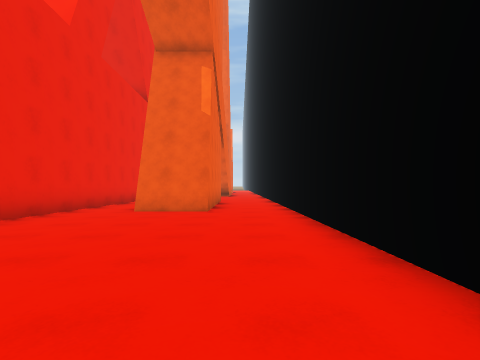
view 1 (above)

24 first-person views from a walk through a 3-D level made in the Unity game engine. The camera is 1.2 m above the floor, looks level and sees 85° across. The floor is counted in squares, 2 m on a side. Each view is taken from the middle of a square. On the plan, view 1 faces up. The plan holds only what a view shows up to about 9 squares ahead; the rest is blank. The place goes on beyond the plan. Surface patterns are stand-ins for the level's own textures.

view 2
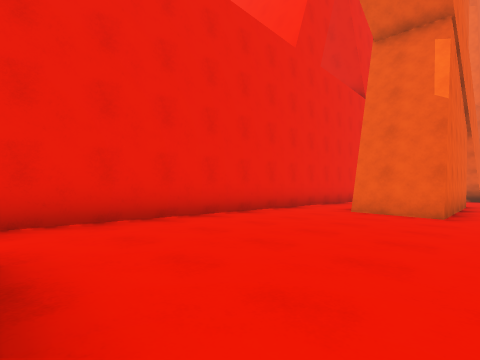

view 3
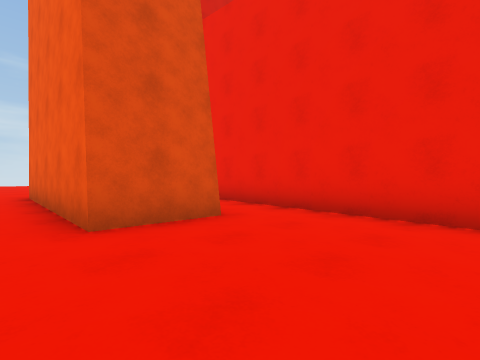

view 4
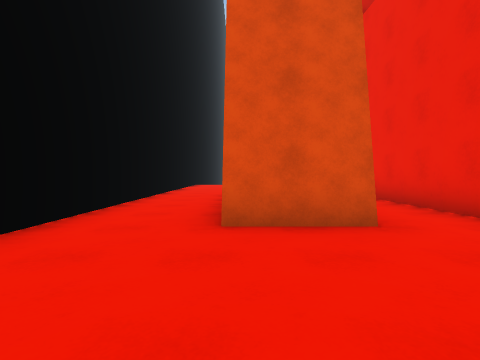

view 5
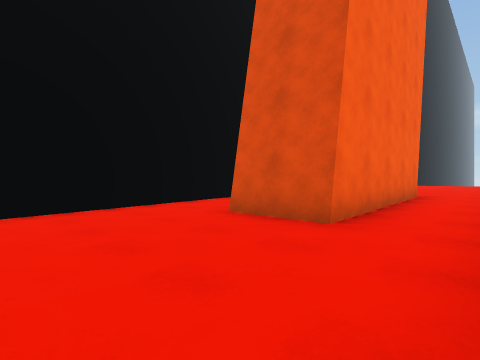

view 6
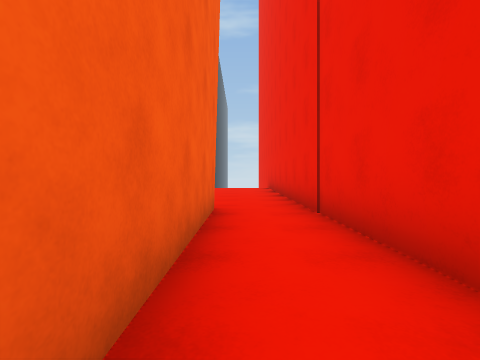

view 7
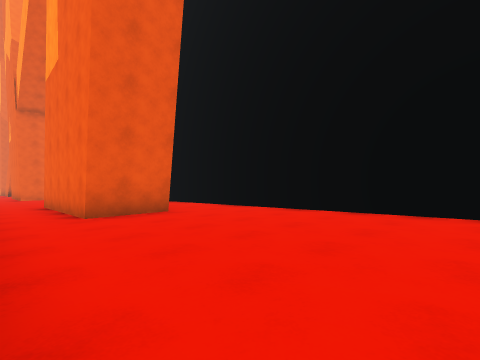

view 8
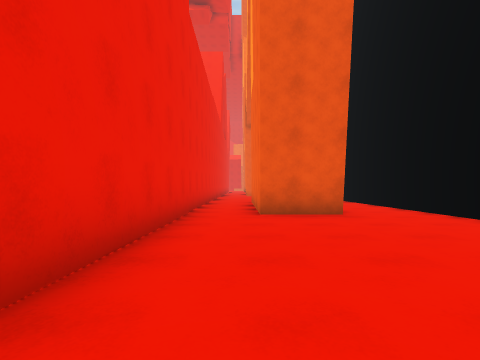

view 9
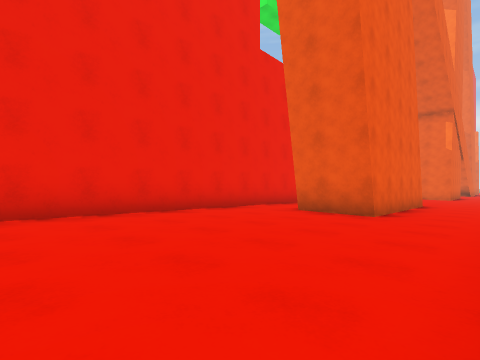

view 10
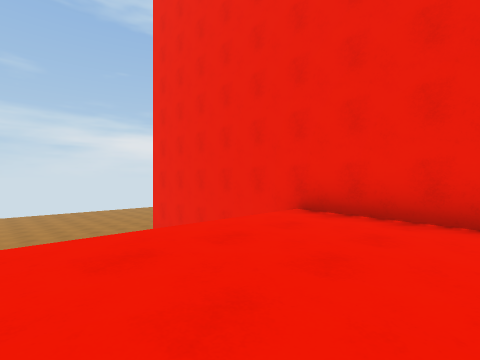

view 11
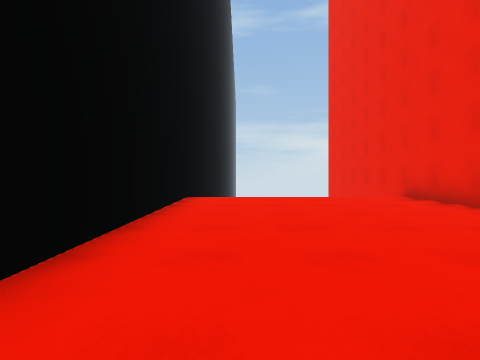

view 12
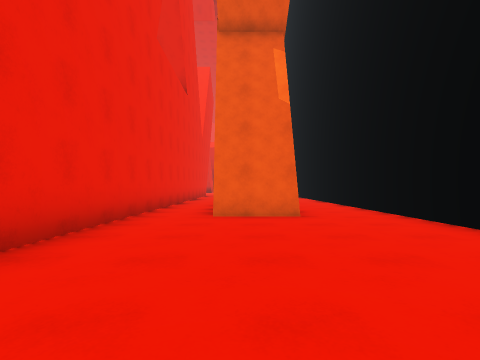

view 13
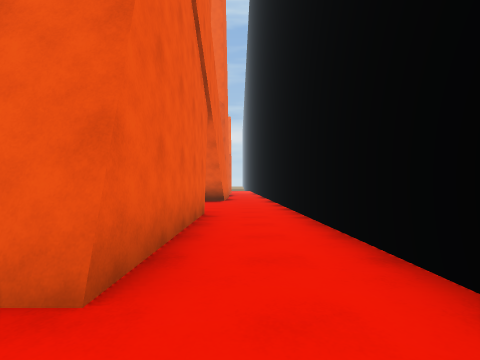

view 14
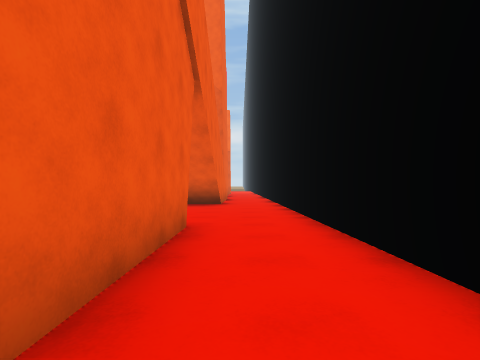

view 15
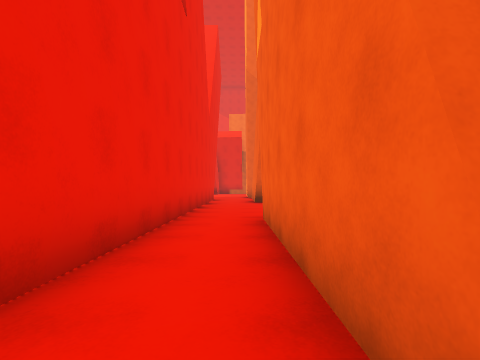

view 16
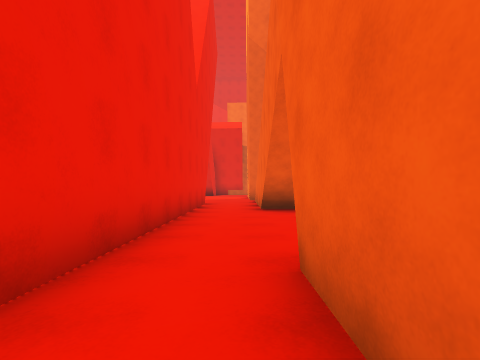

view 17
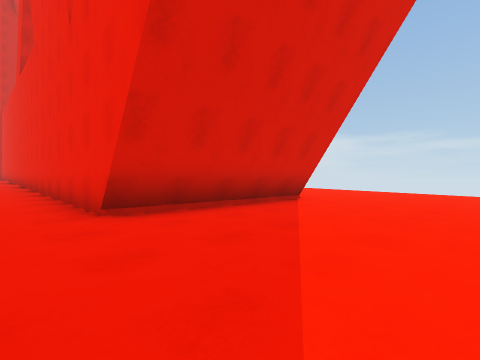

view 18
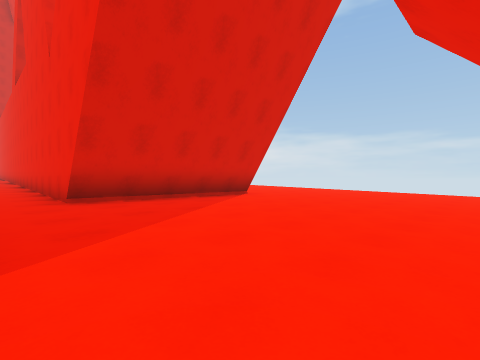

view 19
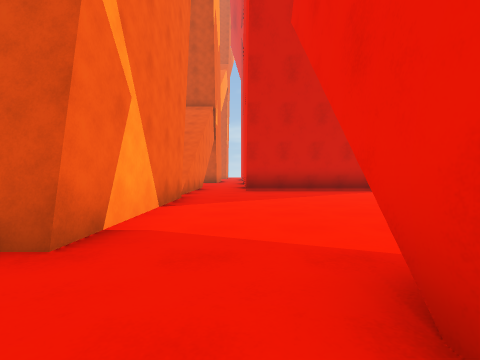

view 20
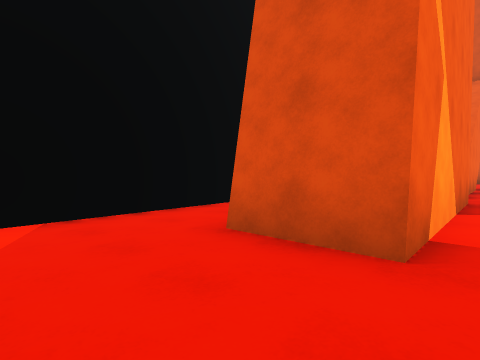

view 21
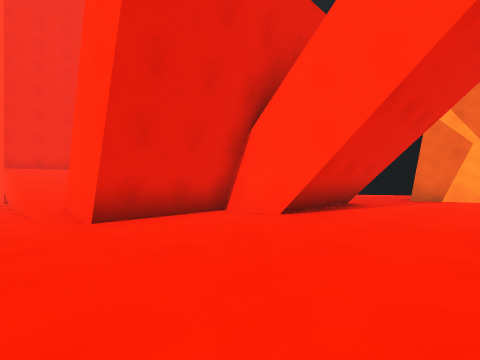

view 22
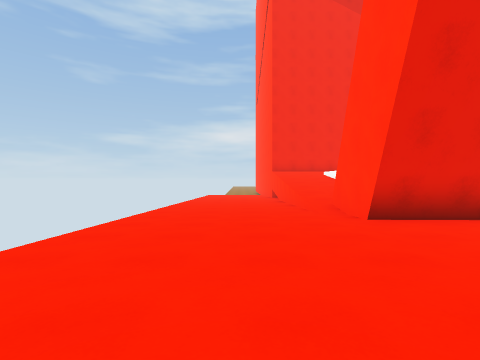

view 23
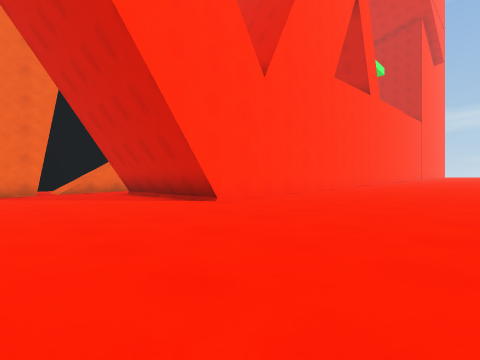

view 24
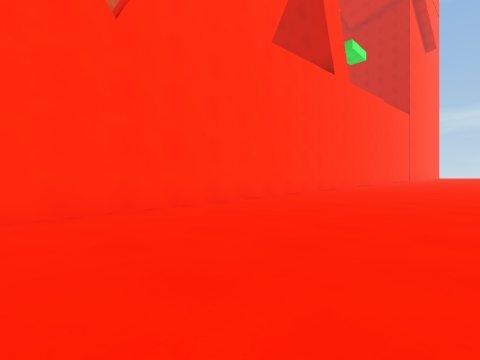

### Floor plan
Key: @ floor where view 1 was taken; # wall or solid block; . main floor; : floor 0.25 m higher than the main floor; - floor 0.25 m lower than the main floor; + floor 0.5 m higher than the main floor; _ floor 0.5 m lower than the main floor; * floor 0.75 m higher than the main floor; < floor 0.75 m lower than the main floor; % floor 1 m higher than the main floor; ( floor 1 m lower than the main floor; / step, stairs or slope; v drop or lower ground.
Columns run from 15 left of view 1 to 2 right of it. Each row starts with its distance up from view 1.
 34     //
 33     //
 32 ((((//
 31 ((((//
 30 ((((/
 29 ((((/#
 28 (((((####
 27 ((((((((#  ((((((
 26 <<<<<<<<###<<<<<<
 25 <<<<<<<<<<<<<##<<
 24  <<<<<<<<<<<<# <<
 23  <<<<<<<<<<<<#  <#
 22  ____________#
 21  ____________#
 20  ____________/
 19  ____________/
 18  _____#####__/
 17  -----#   #--/
 16  -----#   #--/ --#
 15  -----#   #--//--#
 14  -----#   #-- /--#
 13  .....#   #......#
 12  .....#   #......#
 11  .....#   #..##..#
 10  .....#   #..##..#
  9  .....    #..##..#
  8   ...     #..##..#
  7           #..##..#
  6           #::::::#
  5           #::::::
  4           #::::::
  3           #::::::
  2           #++++++
  1           #++++++#
  0           #++##@+#
 -1           #++##++#
 -2           #++##++#
 -3           #**##**#
 -4           #**##**#
 -5           #******#
 -6           #******#
 -7           #%%%%%%#
 -8           #%%%%%%#
 -9           #%%%%%%#
-10           #%%%%%%#
-11           ##vvvv##
-12            #    #

Positions as (right, up) in squares from view 1, and headings:
1: (0, 0), facing up
2: (0, 0), facing up-left
3: (0, 3), facing down-left
4: (-1, 3), facing down
5: (-4, 3), facing down-right
6: (-3, 0), facing down
7: (-4, -10), facing up-right
8: (-3, -10), facing up
9: (1, -10), facing up-left
10: (0, -8), facing down-left
11: (0, -4), facing down
12: (-2, 1), facing up
13: (0, 5), facing up
14: (0, 7), facing up
15: (-3, 6), facing up
16: (-3, 9), facing up
17: (-3, 22), facing down-left
18: (-3, 24), facing down-left
19: (-4, 27), facing down
20: (-3, 27), facing down-right
21: (-12, 23), facing up-right
22: (-13, 23), facing up
23: (-14, 22), facing down-right
24: (-14, 18), facing down-right
